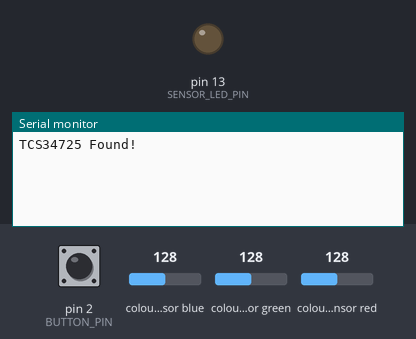
Recording of a sketch running on a simulated Arduino Uno, built with avr-gcc and run on an emulated ATmega328P. On the bench: output pins drawn as LEDs (lit = HIGH), the last lines printed to the serial monitor. The test bench sets the inputs (shaded band); at power-on: pin 2 (BUTTON_PIN) HIGH, colour sensor blue 128, colour sensor green 128, colour sensor red 128.

Above: at 1.2 s.
1.3 s: pin 2 (BUTTON_PIN) pulled LOW for 0.15 s
At 2.6 s:
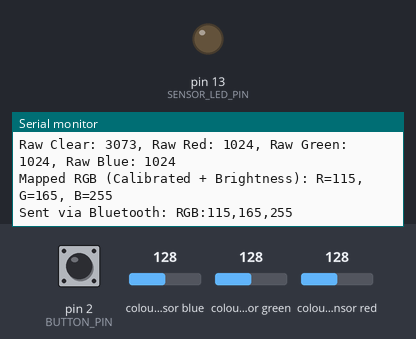
2.9 s: pin 2 (BUTTON_PIN) driven LOW
5.9 s: colour sensor blue set to 64
At 6.23 s:
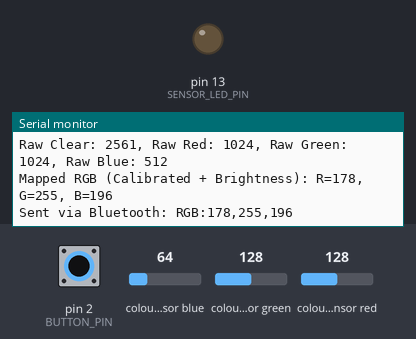
8.9 s: colour sensor green set to 5
At 9.21 s:
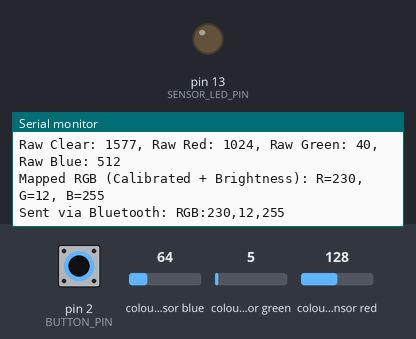
11.9 s: colour sensor red set to 64
At 12.51 s:
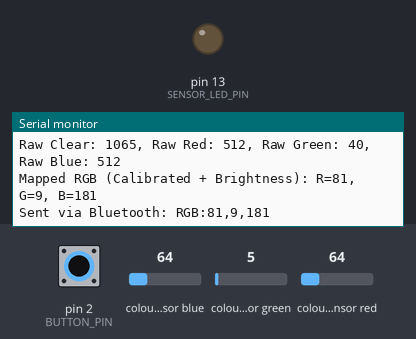
Timing chart, 0 to 14.9 s (numbered marks = the images above; inputs shaded):
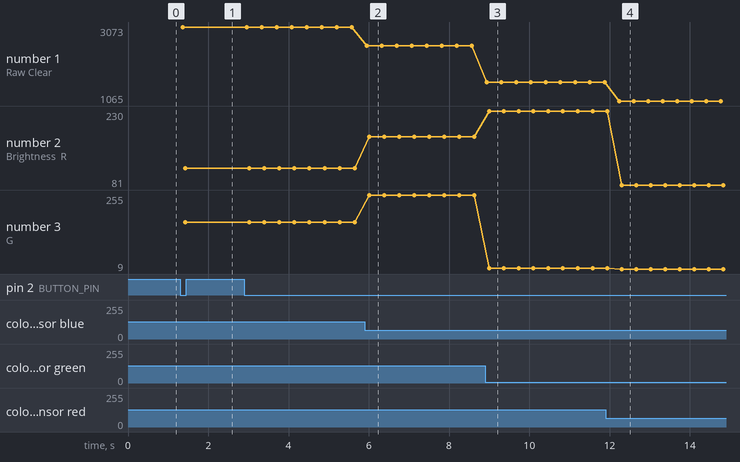

Measured:
- after the input at 1.3 s, the serial monitor: prints a new line at once (image 1)
- after the input at 5.9 s, the serial monitor: prints a new line after 0.05 s (image 2)
- after the input at 8.9 s, the serial monitor: prints a new line at once (image 3)
- after the input at 11.9 s, the serial monitor: prints a new line after 0.35 s (image 4)
- plotted number 1: 3073 → 2561 after the input at 5.9 s, 2561 → 1577 after the input at 8.9 s, 1577 → 1065 after the input at 11.9 s
- plotted number 2: 115 → 178 after the input at 5.9 s, 178 → 230 after the input at 8.9 s, 230 → 81 after the input at 11.9 s
- plotted number 3: 255 → 12 after the input at 8.9 s, 12 → 9 after the input at 11.9 s

The sketch:

SEND.ino
```cpp
// 필요한 라이브러리 포함
#include <Wire.h> // I2C 통신을 위한 라이브러리 (TCS34725 센서가 사용)
#include <Adafruit_TCS34725.h> // TCS34725 컬러 센서 라이브러리
#include <SoftwareSerial.h> // HC-06 블루투스 모듈을 위한 소프트웨어 시리얼 통신 라이브러리

// --- 핀 설정 ---
#define SENSOR_LED_PIN 13 // 센서 모듈의 내장 LED 또는 외부 LED 제어 핀 (선택 사항)
#define BUTTON_PIN 2    // 색상 측정을 트리거할 버튼 핀 (풀업 저항 사용)

// HC-06 블루투스 모듈 핀 설정
// RX 핀(아두이노의 TX)은 HC-06의 TXD에, TX 핀(아두이노의 RX)은 HC-06의 RXD에 연결
// 아두이노 우노 기준: D10(RX) -> HC-06 TXD, D11(TX) -> HC-06 RXD
// !! 중요: 실제 연결된 핀 번호에 맞춰 수정하세요. 예: SoftwareSerial BT_Master(3, 4);
SoftwareSerial BT_Master(10, 11); // RX, TX (아두이노 핀 번호)

// TCS34725 컬러 센서 객체 생성
// TCS34725_INTEGRATIONTIME_50MS: 측정 시간 50ms (길수록 정밀하지만 느림)
// TCS34725_GAIN_4X: 게인(민감도) 4배 (게인이 높을수록 어두운 빛도 잘 감지하지만 포화될 수 있음)
// 만약 값이 너무 낮거나 불안정하면 GAIN을 16X 또는 60X로 높여보세요.
Adafruit_TCS34725 tcs = Adafruit_TCS34725(TCS34725_INTEGRATIONTIME_50MS, TCS34725_GAIN_4X);

// --- 캘리브레이션 기준 값 설정 (매우 중요!) ---
// 이 값들은 '흰색 종이'처럼 가장 밝은 흰색 물체를 센서에 밀착시켜 측정했을 때 얻은 Raw 값입니다.
// 측정 환경(주변 밝기, 센서 LED 밝기 등)에 따라 달라지므로, 아래 단계를 거쳐 직접 측정 후 입력해야 합니다.
// (임의의 예시값입니다. 실제 측정값으로 반드시 교체하세요.)
uint16_t CALIBRATED_WHITE_R_RAW = 2650; // 흰색 측정 시 Red Raw 값
uint16_t CALIBRATED_WHITE_G_RAW = 1850; // 흰색 측정 시 Green Raw 값
uint16_t CALIBRATED_WHITE_B_RAW = 1200;  // 흰색 측정 시 Blue Raw 값
uint16_t CALIBRATED_WHITE_C_RAW = 1500; // 흰색 측정 시 Clear Raw 값 (전체 밝기 기준)

// --- 전역 변수 ---
unsigned long lastButtonPressTime = 0; // 마지막 버튼 눌림 시간
const unsigned long debounceDelay = 200; // 디바운스 딜레이 (버튼 중복 입력 방지)

void setup() {
  Serial.begin(9600); // 시리얼 모니터 통신 시작
  BT_Master.begin(9600); // 블루투스 시리얼 통신 시작 (HC-06의 기본 보율은 9600)

  pinMode(SENSOR_LED_PIN, OUTPUT); // 센서 LED 핀 출력으로 설정
  // 센서 LED 밝기를 analogWrite로 조절하여 빛의 양 자체를 조절할 수 있습니다.
  analogWrite(SENSOR_LED_PIN, 80); // 0 (완전히 끔) ~ 255 (가장 밝음)
                                  // 이 값을 줄이면 Raw 값들이 전반적으로 낮아질 수 있습니다.

  pinMode(BUTTON_PIN, INPUT_PULLUP); // 버튼 핀 입력 풀업 설정 (버튼을 누르면 LOW)

  // TCS34725 센서 초기화
  if (tcs.begin()) {
    Serial.println("TCS34725 Found!");
  } else {
    Serial.println("No TCS34725 found ... check your connections");
    while (1); // 센서가 없으면 무한 대기
  }
}

void loop() {
  // HC-06 블루투스 모듈의 수신 버퍼를 비웁니다.
  // 불필요한 데이터나 노이즈가 쌓이는 것을 방지합니다.
  while (BT_Master.available()) {
    BT_Master.read();
  }

  // 버튼이 눌렸는지 확인 (LOW는 버튼이 눌렸다는 의미)
  if (digitalRead(BUTTON_PIN) == LOW) {
    // 디바운싱: 일정 시간 내에 다시 눌리는 것을 무시
    if (millis() - lastButtonPressTime > debounceDelay) {
      Serial.println("Button pressed! Activating sensor and reading color...");

      // Raw RGBW 값 읽기
      uint16_t r, g, b, c; // Red, Green, Blue, Clear
      tcs.getRawData(&r, &g, &b, &c); // 센서로부터 Raw 데이터 읽기

      Serial.print("Raw Clear: "); Serial.print(c);
      Serial.print(", Raw Red: "); Serial.print(r);
      Serial.print(", Raw Green: "); Serial.print(g);
      Serial.print(", Raw Blue: "); Serial.println(b);

      // 색상 데이터를 블루투스로 전송하는 함수 호출
      sendColor(r, g, b, c);

      lastButtonPressTime = millis(); // 마지막 버튼 눌림 시간 업데이트
    }
  }
}

// 측정된 Raw RGBW 값을 기반으로 RGB 값을 계산하고 블루투스로 전송하는 함수
void sendColor(uint16_t r_raw, uint16_t g_raw, uint16_t b_raw, uint16_t c_raw) {
  // 1. 센서의 색상별 감도 불균형 보정 (캘리브레이션)
  // 각 Raw 값을 해당 색상의 흰색 기준 Raw 값으로 나누어 정규화합니다.
  // 0으로 나누는 것을 방지
  float R_calibrated_ratio = (CALIBRATED_WHITE_R_RAW > 0) ? (float)r_raw / CALIBRATED_WHITE_R_RAW : 0;
  float G_calibrated_ratio = (CALIBRATED_WHITE_G_RAW > 0) ? (float)g_raw / CALIBRATED_WHITE_G_RAW : 0;
  float B_calibrated_ratio = (CALIBRATED_WHITE_B_RAW > 0) ? (float)b_raw / CALIBRATED_WHITE_B_RAW : 0;

  // 정규화된 값들 중 최대값을 찾아 다시 0-1 스케일로 맞춥니다.
  // 이렇게 하면 가장 강한 색이 1.0이 됩니다. (원래의 Simple Scale과 유사)
  float max_calibrated_ratio = R_calibrated_ratio;
  if (G_calibrated_ratio > max_calibrated_ratio) max_calibrated_ratio = G_calibrated_ratio;
  if (B_calibrated_ratio > max_calibrated_ratio) max_calibrated_ratio = B_calibrated_ratio;

  // 모든 채널이 0이거나 매우 낮은 값일 때 (완전히 어두운 경우) - (0,0,0) 출력
  if (max_calibrated_ratio == 0) {
      Serial.println("Extremely dark after calibration, outputting (0,0,0).");
      BT_Master.print("RGB:0,0,0\n"); // LED를 끄기
      return;
  }

  // 다시 0-1 스케일로 맞춤 (가장 강한 채널이 1.0이 되도록)
  R_calibrated_ratio /= max_calibrated_ratio;
  G_calibrated_ratio /= max_calibrated_ratio;
  B_calibrated_ratio /= max_calibrated_ratio;

  // 2. 전체 밝기 보정 (현재 Clear 값을 기준으로)
  // CALIBRATED_WHITE_C_RAW는 흰색 기준의 Clear 값입니다.
  // 현재 측정된 Clear 값과 흰색 Clear 값의 비율을 계산하여 전체 밝기를 조절합니다.
  float brightness_factor = 1.0; // 기본 밝기는 100% (흰색 기준)
  if (CALIBRATED_WHITE_C_RAW > 0) { // 0으로 나누는 것 방지
      brightness_factor = (float)c_raw / CALIBRATED_WHITE_C_RAW;
      // 밝기 계수 제한: 최소 0.01 (1%) ~ 최대 1.0 (100%)
      // 0.01보다 작으면 0.01로, 1.0보다 크면 1.0으로 제한됩니다.
      brightness_factor = constrain(brightness_factor, 0.01, 1.0);
  } else {
    Serial.println("Warning: CALIBRATED_WHITE_C_RAW not set for brightness scaling. Outputting full brightness.");
  }

  // 3. 최종 RGB 값 계산 (0-255 스케일링 + 밝기 계수 적용)
  // 0-1 스케일의 색상 비율에 255를 곱해 0-255 범위로 만들고, 마지막으로 밝기 계수를 곱합니다.
  int R_final = (int)(R_calibrated_ratio * 255.0 * brightness_factor);
  int G_final = (int)(G_calibrated_ratio * 255.0 * brightness_factor);
  int B_final = (int)(B_calibrated_ratio * 255.0 * brightness_factor);

  // 최종 RGB 값이 0-255 범위를 벗어나지 않도록 보정
  R_final = constrain(R_final, 0, 255);
  G_final = constrain(G_final, 0, 255);
  B_final = constrain(B_final, 0, 255);

  char payload[32]; // 블루투스 전송을 위한 문자열 버퍼
  sprintf(payload, "RGB:%d,%d,%d\n", R_final, G_final, B_final); // 형식에 맞춰 문자열 생성

  // 시리얼 모니터에 결과 출력
  Serial.print("Mapped RGB (Calibrated + Brightness): R="); Serial.print(R_final);
  Serial.print(", G="); Serial.print(G_final);
  Serial.print(", B="); Serial.println(B_final);
  Serial.print("Sent via Bluetooth: "); Serial.print(payload);

  BT_Master.print(payload); // 블루투스 모듈로 데이터 전송
}
```
